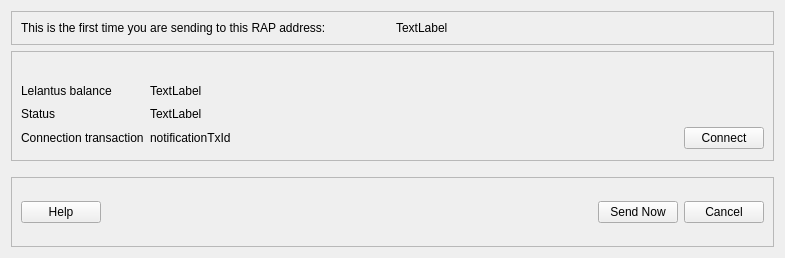
<?xml version="1.0" encoding="UTF-8"?>
<ui version="4.0">
 <class>SendtoPcodeDialog</class>
 <widget class="QWidget" name="SendtoPcodeDialog">
  <property name="geometry">
   <rect>
    <x>0</x>
    <y>0</y>
    <width>785</width>
    <height>258</height>
   </rect>
  </property>
  <property name="sizePolicy">
   <sizepolicy hsizetype="Preferred" vsizetype="Preferred">
    <horstretch>0</horstretch>
    <verstretch>0</verstretch>
   </sizepolicy>
  </property>
  <property name="windowTitle">
   <string>Send to RAP payment code</string>
  </property>
  <layout class="QVBoxLayout" name="verticalLayout" stretch="0,0,0,1">
   <item>
    <widget class="QFrame" name="frame_2">
     <property name="sizePolicy">
      <sizepolicy hsizetype="Preferred" vsizetype="Expanding">
       <horstretch>0</horstretch>
       <verstretch>0</verstretch>
      </sizepolicy>
     </property>
     <property name="frameShape">
      <enum>QFrame::StyledPanel</enum>
     </property>
     <property name="frameShadow">
      <enum>QFrame::Raised</enum>
     </property>
     <layout class="QGridLayout" name="gridLayout_2">
      <item row="1" column="0">
       <layout class="QGridLayout" name="gridLayout_3">
        <item row="1" column="0">
         <widget class="QLabel" name="pcodeLblStatic">
          <property name="text">
           <string>This is the first time you are sending to this RAP address:</string>
          </property>
         </widget>
        </item>
        <item row="1" column="1">
         <widget class="QLabel" name="pcodeLbl">
          <property name="text">
           <string>TextLabel</string>
          </property>
         </widget>
        </item>
       </layout>
      </item>
     </layout>
    </widget>
   </item>
   <item>
    <widget class="QFrame" name="frame2">
     <property name="sizePolicy">
      <sizepolicy hsizetype="Preferred" vsizetype="Expanding">
       <horstretch>0</horstretch>
       <verstretch>0</verstretch>
      </sizepolicy>
     </property>
     <property name="frameShape">
      <enum>QFrame::StyledPanel</enum>
     </property>
     <property name="frameShadow">
      <enum>QFrame::Sunken</enum>
     </property>
     <layout class="QVBoxLayout" name="verticalLayout_3">
      <item>
       <widget class="QLabel" name="hintLabel">
        <property name="text">
         <string/>
        </property>
        <property name="textFormat">
         <enum>Qt::RichText</enum>
        </property>
        <property name="wordWrap">
         <bool>true</bool>
        </property>
       </widget>
      </item>
      <item>
       <layout class="QGridLayout" name="gridLayout">
        <item row="5" column="0">
         <widget class="QLabel" name="statusLblStatic">
          <property name="text">
           <string>Status</string>
          </property>
         </widget>
        </item>
        <item row="2" column="2">
         <layout class="QHBoxLayout" name="horizontalLayout">
          <item>
           <widget class="QLabel" name="balanceLabel">
            <property name="text">
             <string>TextLabel</string>
            </property>
           </widget>
          </item>
          <item>
           <spacer name="balanceSpacer">
            <property name="orientation">
             <enum>Qt::Vertical</enum>
            </property>
            <property name="sizeHint" stdset="0">
             <size>
              <width>20</width>
              <height>20</height>
             </size>
            </property>
           </spacer>
          </item>
         </layout>
        </item>
        <item row="2" column="0">
         <widget class="QLabel" name="balanceStatic">
          <property name="text">
           <string>Lelantus balance</string>
          </property>
         </widget>
        </item>
        <item row="11" column="2">
         <spacer name="horizontalSpacer">
          <property name="orientation">
           <enum>Qt::Horizontal</enum>
          </property>
          <property name="sizeHint" stdset="0">
           <size>
            <width>200</width>
            <height>2</height>
           </size>
          </property>
         </spacer>
        </item>
        <item row="6" column="0">
         <widget class="QLabel" name="notificationTxStatic">
          <property name="text">
           <string>Connection transaction</string>
          </property>
         </widget>
        </item>
        <item row="6" column="3">
         <widget class="QPushButton" name="sendButton">
          <property name="text">
           <string>Connect</string>
          </property>
         </widget>
        </item>
        <item row="6" column="2">
         <widget class="QLabel" name="notificationTxIdLabel">
          <property name="text">
           <string>notificationTxId</string>
          </property>
         </widget>
        </item>
        <item row="5" column="2">
         <widget class="QLabel" name="statusLabel">
          <property name="text">
           <string>TextLabel</string>
          </property>
         </widget>
        </item>
       </layout>
      </item>
     </layout>
    </widget>
   </item>
   <item>
    <spacer name="verticalSpacer_2">
     <property name="orientation">
      <enum>Qt::Vertical</enum>
     </property>
     <property name="sizeType">
      <enum>QSizePolicy::Minimum</enum>
     </property>
     <property name="sizeHint" stdset="0">
      <size>
       <width>20</width>
       <height>10</height>
      </size>
     </property>
    </spacer>
   </item>
   <item>
    <widget class="QFrame" name="frame">
     <property name="sizePolicy">
      <sizepolicy hsizetype="Preferred" vsizetype="Preferred">
       <horstretch>0</horstretch>
       <verstretch>0</verstretch>
      </sizepolicy>
     </property>
     <property name="frameShape">
      <enum>QFrame::StyledPanel</enum>
     </property>
     <property name="frameShadow">
      <enum>QFrame::Raised</enum>
     </property>
     <layout class="QVBoxLayout" name="verticalLayout_2">
      <item>
       <layout class="QHBoxLayout" name="horizontalLayout_2">
        <item>
         <widget class="QPushButton" name="helpButton">
          <property name="text">
           <string>Help</string>
          </property>
          <property name="icon">
           <iconset theme="help">
            <normaloff>.</normaloff>.</iconset>
          </property>
         </widget>
        </item>
        <item>
         <spacer name="horizontalSpacer_2">
          <property name="orientation">
           <enum>Qt::Horizontal</enum>
          </property>
          <property name="sizeHint" stdset="0">
           <size>
            <width>40</width>
            <height>20</height>
           </size>
          </property>
         </spacer>
        </item>
        <item>
         <widget class="QPushButton" name="useButton">
          <property name="toolTip">
           <string>Requires a notification tx to be confirmed</string>
          </property>
          <property name="text">
           <string>Send Now</string>
          </property>
         </widget>
        </item>
        <item>
         <widget class="QPushButton" name="cancelButton">
          <property name="enabled">
           <bool>true</bool>
          </property>
          <property name="toolTip">
           <string>Show the selected payment code (does the same as double clicking an entry)</string>
          </property>
          <property name="text">
           <string>Cancel</string>
          </property>
          <property name="icon">
           <iconset theme="cancel">
            <normaloff>.</normaloff>.</iconset>
          </property>
          <property name="autoDefault">
           <bool>false</bool>
          </property>
         </widget>
        </item>
       </layout>
      </item>
     </layout>
    </widget>
   </item>
  </layout>
 </widget>
 <resources>
  <include location="../bitcoin.qrc"/>
 </resources>
 <connections/>
 <slots>
  <slot>slot1()</slot>
 </slots>
</ui>
